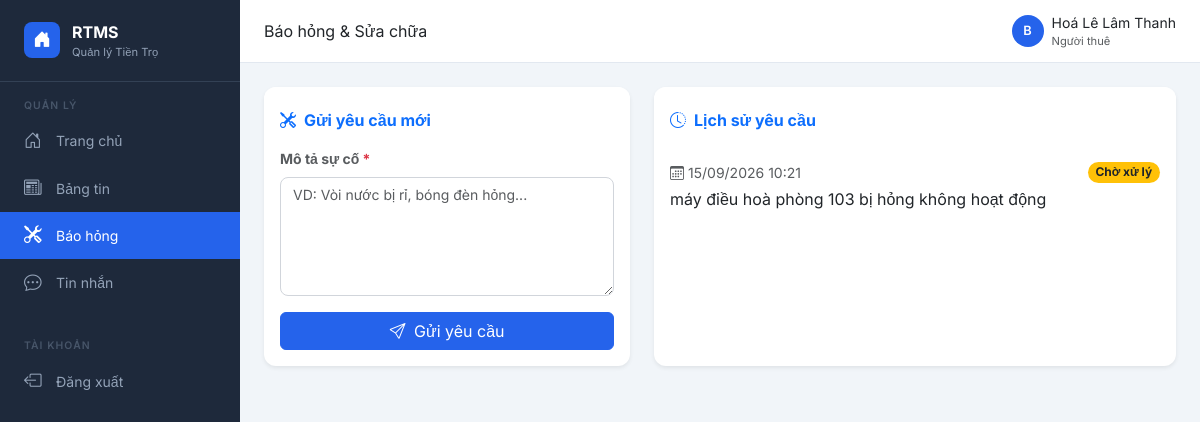
/maintenance/ (signed in), run on the app's committed database.
### rooms/models.py (models this page shows, shortened)
class MaintenanceRequest(models.Model):
    STATUS_CHOICES = [
        ('pending', 'Chờ xử lý'),
        ('resolved', 'Đã xử lý'),
    ]
    tenant = models.ForeignKey(User, on_delete=models.CASCADE, related_name='maintenance_requests', verbose_name='Người thuê')
    room = models.ForeignKey(Room, on_delete=models.CASCADE, related_name='maintenance_requests', verbose_name='Phòng')
    description = models.TextField(verbose_name='Mô tả chi tiết')
    status = models.CharField(max_length=20, choices=STATUS_CHOICES, default='pending', verbose_name='Trạng thái')
    created_at = models.DateTimeField(auto_now_add=True)
    updated_at = models.DateTimeField(auto_now=True)
    class Meta:
        db_table = 'app_maintenancerequest'
        verbose_name = 'Yêu cầu sửa chữa'
        verbose_name_plural = 'Yêu cầu sửa chữa'
        ordering = ['-created_at']

### rooms/views.py (the view, shortened to what this page needs)
# urls.py: path('maintenance/', views.maintenance_list, name='maintenance_list'),
@login_required
def maintenance_list(request):
    if request.user.profile.is_tenant():
        requests = MaintenanceRequest.objects.filter(tenant=request.user)
        return render(request, 'rooms/maintenance_tenant.html', {'requests': requests})

### accounts/models.py (called while the page is built)
    def is_owner(self):
        return self.role == 'owner'

    def is_tenant(self):
        return self.role == 'tenant'

### templates/rooms/maintenance_tenant.html (shortened to what this page needs)
{% extends 'base.html' %}
{% block page_title %}Báo hỏng & Sửa chữa{% endblock %}
{% block content %}
<div class="row">
    <div class="col-md-5 mb-4">
        <div class="card shadow-sm border-0 h-100">
            <div class="card-header bg-white border-0 pt-4 pb-0">
                <h6 class="fw-bold text-primary mb-0"><i class="bi bi-tools me-2"></i>Gửi yêu cầu mới</h6>
            </div>
            <div class="card-body">
                <form method="POST">
                    <div class="mb-3">
                        <label class="form-label text-muted small fw-bold">Mô tả sự cố <span class="text-danger">*</span></label>
                        <textarea name="description" class="form-control" rows="5" placeholder="VD: Vòi nước bị rỉ, bóng đèn hỏng..." required></textarea>
                    </div>
                    <button type="submit" class="btn btn-primary w-100">
                        <i class="bi bi-send me-1"></i> Gửi yêu cầu
                    </button>
                </form>
            </div>
        </div>
    </div>
    <div class="col-md-7 mb-4">
        <div class="card shadow-sm border-0 h-100">
            <div class="card-header bg-white border-0 pt-4 pb-0">
                <h6 class="fw-bold text-primary mb-0"><i class="bi bi-clock-history me-2"></i>Lịch sử yêu cầu</h6>
            </div>
            <div class="card-body p-0 mt-3">
                {% if requests %}
                <div class="list-group list-group-flush">
                    {% for req in requests %}
                    <div class="list-group-item py-3">
                        <div class="d-flex justify-content-between align-items-center mb-1">
                            <small class="text-muted"><i class="bi bi-calendar3 me-1"></i>{{ req.created_at|date:"d/m/Y H:i" }}</small>
                            {% if req.status == 'pending' %}
                            <span class="badge bg-warning text-dark rounded-pill">Chờ xử lý</span>
                            {% else %}
                            <span class="badge bg-success rounded-pill">Đã xử lý</span>
                            {% endif %}
                        </div>
                        <p class="mb-0" style="white-space: pre-wrap;">{{ req.description }}</p>
                    </div>
                    {% endfor %}
                </div>
                {% else %}
                <div class="text-center py-5">
                    <i class="bi bi-check2-circle text-success" style="font-size:3rem"></i>
                    <p class="text-muted mt-2">Chưa có yêu cầu sửa chữa nào.</p>
                </div>
                {% endif %}
            </div>
        </div>
    </div>
</div>
{% endblock %}

### templates/base.html (shortened to what this page needs)
<!DOCTYPE html>
<html lang="vi">
<head>
    <link href="https://cdn.jsdelivr.net/npm/bootstrap@5.3.0/dist/css/bootstrap.min.css" rel="stylesheet">
    <link href="https://cdn.jsdelivr.net/npm/bootstrap-icons@1.11.0/font/bootstrap-icons.css" rel="stylesheet">
</head>
<body>
    {% if user.is_authenticated %}
    <nav class="sidebar">
        <div class="sidebar-brand">
            <div class="brand-icon"><i class="bi bi-house-door-fill"></i></div>
            <div>
                <div class="brand-name">RTMS</div>
                <div class="brand-sub">Quản lý Tiền Trọ</div>
            </div>
        </div>
        <div class="sidebar-section-title">Quản lý</div>
        <ul class="nav flex-column">
            {% if user.profile.is_owner %}
                <li class="nav-item">
                    <a href="{% url 'dashboard' %}"
                        class="nav-link {% if request.resolver_match.url_name == 'dashboard' %}active{% endif %}">
                        <i class="bi bi-grid-1x2"></i> Tổng quan
                    </a>
                </li>
                <li class="nav-item">
                    <a href="{% url 'room_create' %}"
                        class="nav-link {% if request.resolver_match.url_name == 'room_create' %}active{% endif %}">
                        <i class="bi bi-plus-circle"></i> Thêm phòng
                    </a>
                </li>
                <li class="nav-item">
                    <a href="{% url 'invoice_list' %}"
                        class="nav-link {% if request.resolver_match.url_name == 'invoice_list' %}active{% endif %}">
                        <i class="bi bi-receipt"></i> Hóa đơn
                    </a>
                </li>
                <li class="nav-item">
                    <a href="{% url 'user_list' %}"
                        class="nav-link {% if request.resolver_match.url_name == 'user_list' %}active{% endif %}">
                        <i class="bi bi-people"></i> Người dùng
                    </a>
                </li>
            {% else %}
                <li class="nav-item">
                    <a href="{% url 'tenant_dashboard' %}"
                        class="nav-link {% if request.resolver_match.url_name == 'tenant_dashboard' %}active{% endif %}">
                        <i class="bi bi-house-door"></i> Trang chủ
                    </a>
                </li>
            {% endif %}
            <li class="nav-item">
                <a href="{% url 'post_list' %}"
                    class="nav-link {% if request.resolver_match.url_name == 'post_list' %}active{% endif %}">
                    <i class="bi bi-newspaper"></i> Bảng tin
                </a>
            </li>
            <li class="nav-item">
                <a href="{% url 'maintenance_list' %}"
                    class="nav-link {% if request.resolver_match.url_name == 'maintenance_list' %}active{% endif %}">
                    <i class="bi bi-tools"></i> Báo hỏng
                </a>
            </li>
            <li class="nav-item">
                <a href="{% url 'chat_view' %}"
                    class="nav-link {% if request.resolver_match.url_name == 'chat_view' %}active{% endif %}">
                    <i class="bi bi-chat-dots"></i> Tin nhắn
                </a>
            </li>
        </ul>
        <div class="sidebar-section-title mt-3">Tài khoản</div>
        <ul class="nav flex-column">
            <li class="nav-item">
                <a href="{% url 'logout' %}" class="nav-link">
                    <i class="bi bi-box-arrow-left"></i> Đăng xuất
                </a>
            </li>
        </ul>
    </nav>
    <div class="main-content">
        <div class="top-bar">
            <div>
                <span class="fw-600 text-dark">{% block page_title %}Tổng quan{% endblock %}</span>
            </div>
            <div class="d-flex align-items-center gap-2">
                <div class="user-avatar">{{ user.username|first|upper }}</div>
                <div>
                    <div class="fw-500 small">{{ user.get_full_name|default:user.username }}</div>
                    <div class="text-muted" style="font-size:0.7rem">
                        {% if user.profile.is_owner %}
                            Chủ trọ
                        {% else %}
                            Người thuê
                        {% endif %}
                    </div>
                </div>
            </div>
        </div>
        <div class="page-content">
    {% else %}
    <div class="container mt-5">
    {% endif %}
        {% block content %}{% endblock %}
    {% if user.is_authenticated %}
        </div>
    </div>
    {% else %}
    </div>
    {% endif %}
</body>
</html>

### templates/base.html (style rules this page uses)
:root { --sidebar-width: 240px; --primary: #2563eb; --primary-dark: #1d4ed8; --sidebar-bg: #1e293b; --sidebar-text: #94a3b8; --sidebar-active: #2563eb; }
* { font-family: 'Inter', sans-serif; }
body { background: #f1f5f9; }
.sidebar { width: var(--sidebar-width); background: var(--sidebar-bg); min-height: 100vh; position: fixed; left: 0; top: 0; z-index: 100; padding-top: 0; }
.sidebar-brand { padding: 1.25rem 1.5rem; border-bottom: 1px solid #334155; display: flex; align-items: center; gap: 0.75rem; }
.sidebar-brand .brand-icon { width: 36px; height: 36px; background: var(--primary); border-radius: 8px; display: flex; align-items: center; justify-content: center; color: white; font-size: 1.1rem; }
.sidebar-brand .brand-name { color: white; font-weight: 700; font-size: 1rem; }
.sidebar-brand .brand-sub { color: var(--sidebar-text); font-size: 0.7rem; }
.sidebar .nav-link { color: var(--sidebar-text); padding: 0.65rem 1.5rem; display: flex; align-items: center; gap: 0.75rem; border-radius: 0; transition: all 0.2s; font-size: 0.875rem; }
.sidebar .nav-link.active { color: white; background: var(--primary); }
.sidebar .nav-link i { font-size: 1.1rem; width: 20px; }
.sidebar-section-title { padding: 1rem 1.5rem 0.25rem; color: #475569; font-size: 0.65rem; text-transform: uppercase; letter-spacing: 0.1em; font-weight: 600; }
.main-content { margin-left: var(--sidebar-width); min-height: 100vh; }
.top-bar { background: white; border-bottom: 1px solid #e2e8f0; padding: 0.75rem 1.5rem; display: flex; align-items: center; justify-content: space-between; }
.page-content { padding: 1.5rem; }
.card { border: 1px solid #e2e8f0; border-radius: 12px; box-shadow: 0 1px 3px rgba(0, 0, 0, 0.05); }
.card-header { background: white; border-bottom: 1px solid #f1f5f9; border-radius: 12px 12px 0 0 !important; }
.form-label { font-weight: 500; font-size: 0.875rem; color: #374151; }
.form-control, .form-select { border-color: #d1d5db; border-radius: 8px; font-size: 0.875rem; }
.btn-primary { background: var(--primary); border-color: var(--primary); }
.user-avatar { width: 32px; height: 32px; border-radius: 50%; background: var(--primary); color: white; display: flex; align-items: center; justify-content: center; font-size: 0.8rem; font-weight: 600; }

### data on the page
MaintenanceRequest: created_at "15/09/2026 10:21", status "Chờ xử lý", description "máy điều hoà phòng 103 bị hỏng không hoạt động"

### other printed values
{{ user.username|first|upper }} "B"
{{ user.get_full_name|default:user.username }} "Hoá Lê Lâm Thanh"
